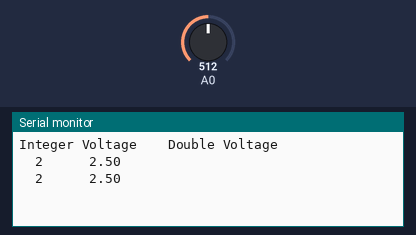
A sketch run on a simulated Arduino Uno, built with avr-gcc and run on an emulated ATmega328P. Parts: the last lines printed to the serial monitor. The inputs (shaded band) are chosen by the test bench; at power-on: A0 = 512.

Above: at 3.8 s.
3.9 s: A0 set to 716
At 7.4 s:
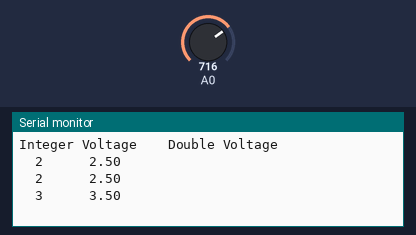
7.8 s: A0 set to 900
At 9.8 s:
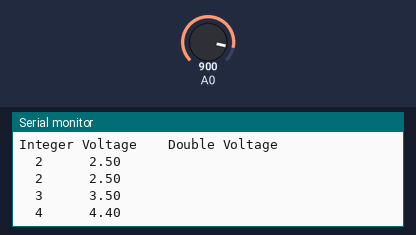
Timing chart, 0 to 11.3 s (numbered marks = the images above; inputs shaded):
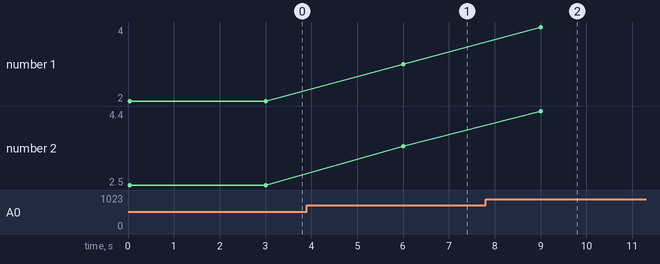

The sketch:

Voltmeter_Resistors_in_Series_and_Parallel.ino
```cpp
/*
Voltmeter—Resistors in Series and Parallel
Introduction to Electrical Engineering
26 May 2021
Nebula Education
by Nolan Tremelling
*/

void setup() {
  Serial.begin(9600); //Initializes serial communication, which allows us to see the outputs
  Serial.println("Integer Voltage \t Double Voltage"); //Writes headers in the serial monitor and uses a tab(/t) to format nicely
}

void loop() {
  int sensorValue = analogRead(A0); //Declares that we'll be reading analog pin 0
  int intVoltage = sensorValue * (5.0/1023.0); //Calculates the 10-bit conversion for 5 volts, and multiplies by the analog pin 0 reading. Then, it stores it as an integer
  double doubleVoltage = sensorValue * (5.0/1023.0); //Calculates the 10-bit conversion for 5 volts, and multiplies by the analog pin 0 reading. Then, it stores it as a double
  Serial.print("\t"); //Formats the serial monitor output using a tab(/t)
  Serial.print(intVoltage); //Prints the integer value of the measured voltage
  Serial.print("\t\t\t"); //Formats the serial monitor output using a tab(/t)
  Serial.println(doubleVoltage); //Prints the double value of the measured voltage
  delay(3000); //Delays the serial monitor from printing another measured voltage by three seconds.
  }
```

Measured:
- after the input at 3.9 s, the serial monitor: prints a new line after 2.1 s (image 1)
- after the input at 7.8 s, the serial monitor: prints a new line after 1.2 s (image 2)
- plotted number 1: 2 → 3 after the input at 3.9 s, 3 → 4 after the input at 7.8 s
- plotted number 2: 2.5 → 3.5 after the input at 3.9 s, 3.5 → 4.4 after the input at 7.8 s
